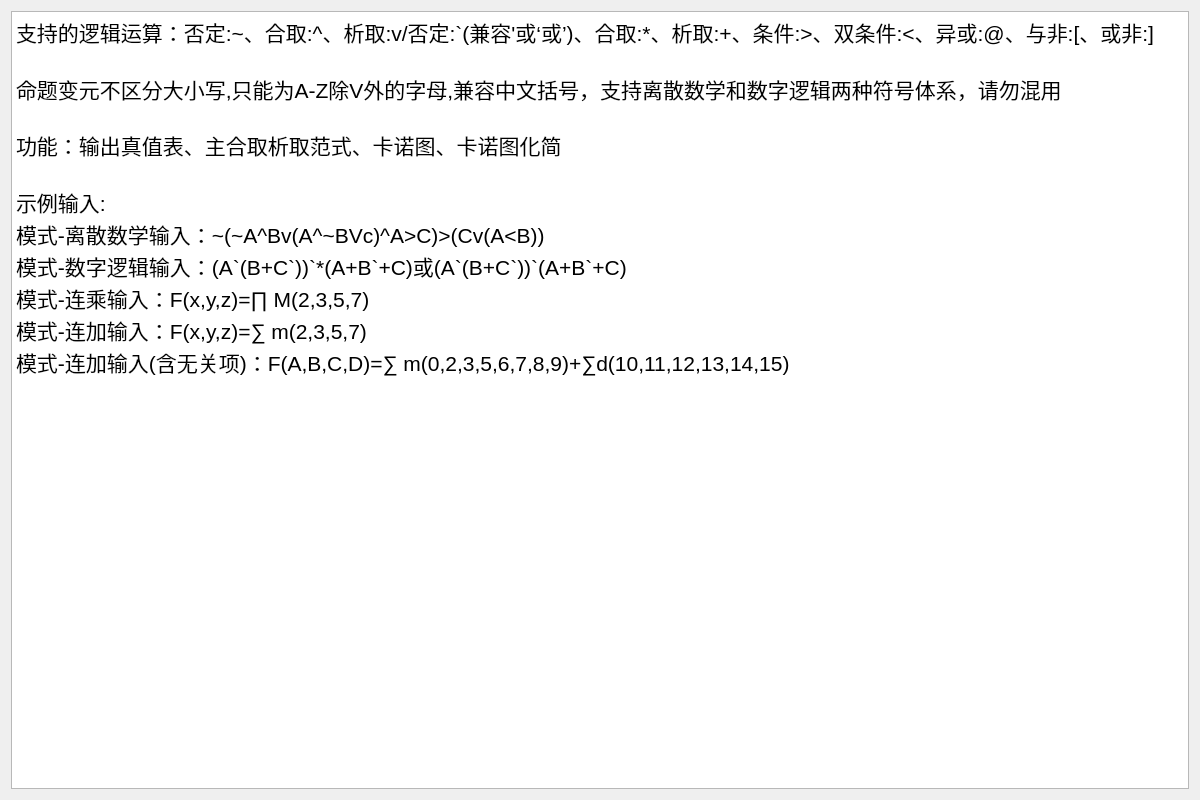
<?xml version="1.0" encoding="UTF-8"?>
<ui version="4.0">
 <class>HelpInfomation</class>
 <widget class="QWidget" name="HelpInfomation">
  <property name="geometry">
   <rect>
    <x>0</x>
    <y>0</y>
    <width>1200</width>
    <height>800</height>
   </rect>
  </property>
  <property name="sizePolicy">
   <sizepolicy hsizetype="Preferred" vsizetype="Preferred">
    <horstretch>0</horstretch>
    <verstretch>0</verstretch>
   </sizepolicy>
  </property>
  <property name="minimumSize">
   <size>
    <width>1200</width>
    <height>800</height>
   </size>
  </property>
  <property name="windowTitle">
   <string>Form</string>
  </property>
  <layout class="QVBoxLayout" name="verticalLayout">
   <item>
    <widget class="QTextBrowser" name="textBrowser">
     <property name="font">
      <font>
       <pointsize>15</pointsize>
      </font>
     </property>
     <property name="html">
      <string>&lt;!DOCTYPE HTML PUBLIC &quot;-//W3C//DTD HTML 4.0//EN&quot; &quot;http://www.w3.org/TR/REC-html40/strict.dtd&quot;&gt;
&lt;html&gt;&lt;head&gt;&lt;meta name=&quot;qrichtext&quot; content=&quot;1&quot; /&gt;&lt;style type=&quot;text/css&quot;&gt;
p, li { white-space: pre-wrap; }
&lt;/style&gt;&lt;/head&gt;&lt;body style=&quot; font-family:'SimSun'; font-size:15pt; font-weight:400; font-style:normal;&quot;&gt;
&lt;p style=&quot; margin-top:0px; margin-bottom:0px; margin-left:0px; margin-right:0px; -qt-block-indent:0; text-indent:0px;&quot;&gt;&lt;span style=&quot; font-size:16pt;&quot;&gt;支持的逻辑运算：否定:~、合取:^、析取:v/否定:`(兼容'或‘或’)、合取:*、析取:+、条件:&amp;gt;、双条件:&amp;lt;、异或:@、与非:[、或非:]&lt;/span&gt;&lt;/p&gt;
&lt;p style=&quot;-qt-paragraph-type:empty; margin-top:0px; margin-bottom:0px; margin-left:0px; margin-right:0px; -qt-block-indent:0; text-indent:0px; font-size:16pt;&quot;&gt;&lt;br /&gt;&lt;/p&gt;
&lt;p style=&quot; margin-top:0px; margin-bottom:0px; margin-left:0px; margin-right:0px; -qt-block-indent:0; text-indent:0px;&quot;&gt;&lt;span style=&quot; font-size:16pt;&quot;&gt;命题变元不区分大小写,只能为A-Z除V外的字母,兼容中文括号，支持离散数学和数字逻辑两种符号体系，请勿混用&lt;/span&gt;&lt;/p&gt;
&lt;p style=&quot;-qt-paragraph-type:empty; margin-top:0px; margin-bottom:0px; margin-left:0px; margin-right:0px; -qt-block-indent:0; text-indent:0px;&quot;&gt;&lt;br /&gt;&lt;/p&gt;
&lt;p style=&quot; margin-top:0px; margin-bottom:0px; margin-left:0px; margin-right:0px; -qt-block-indent:0; text-indent:0px;&quot;&gt;&lt;span style=&quot; font-size:16pt;&quot;&gt;功能：输出真值表、主合取析取范式、卡诺图、卡诺图化简&lt;/span&gt;&lt;/p&gt;
&lt;p style=&quot;-qt-paragraph-type:empty; margin-top:0px; margin-bottom:0px; margin-left:0px; margin-right:0px; -qt-block-indent:0; text-indent:0px; font-size:16pt;&quot;&gt;&lt;br /&gt;&lt;/p&gt;
&lt;p style=&quot; margin-top:0px; margin-bottom:0px; margin-left:0px; margin-right:0px; -qt-block-indent:0; text-indent:0px;&quot;&gt;&lt;span style=&quot; font-size:16pt;&quot;&gt;示例输入:&lt;/span&gt;&lt;/p&gt;
&lt;p style=&quot; margin-top:0px; margin-bottom:0px; margin-left:0px; margin-right:0px; -qt-block-indent:0; text-indent:0px;&quot;&gt;&lt;span style=&quot; font-size:16pt;&quot;&gt;模式-离散数学输入：~(~A^Bv(A^~BVc)^A&amp;gt;C)&amp;gt;(Cv(A&amp;lt;B))&lt;/span&gt;&lt;/p&gt;
&lt;p style=&quot; margin-top:0px; margin-bottom:0px; margin-left:0px; margin-right:0px; -qt-block-indent:0; text-indent:0px;&quot;&gt;&lt;span style=&quot; font-size:16pt;&quot;&gt;模式-数字逻辑输入：(A`(B+C`))`*(A+B`+C)或(A`(B+C`))`(A+B`+C) &lt;/span&gt;&lt;/p&gt;
&lt;p style=&quot; margin-top:0px; margin-bottom:0px; margin-left:0px; margin-right:0px; -qt-block-indent:0; text-indent:0px;&quot;&gt;&lt;span style=&quot; font-size:16pt;&quot;&gt;模式-连乘输入：F(x,y,z)=∏ M(2,3,5,7)&lt;/span&gt;&lt;/p&gt;
&lt;p style=&quot; margin-top:0px; margin-bottom:0px; margin-left:0px; margin-right:0px; -qt-block-indent:0; text-indent:0px;&quot;&gt;&lt;span style=&quot; font-size:16pt;&quot;&gt;模式-连加输入：F(x,y,z)=∑ m(2,3,5,7)&lt;/span&gt;&lt;/p&gt;
&lt;p style=&quot; margin-top:0px; margin-bottom:0px; margin-left:0px; margin-right:0px; -qt-block-indent:0; text-indent:0px;&quot;&gt;&lt;span style=&quot; font-size:16pt;&quot;&gt;模式-连加输入(含无关项)：F(A,B,C,D)=∑ m(0,2,3,5,6,7,8,9)+∑d(10,11,12,13,14,15)&lt;/span&gt;&lt;/p&gt;&lt;/body&gt;&lt;/html&gt;</string>
     </property>
    </widget>
   </item>
  </layout>
 </widget>
 <resources/>
 <connections/>
</ui>
